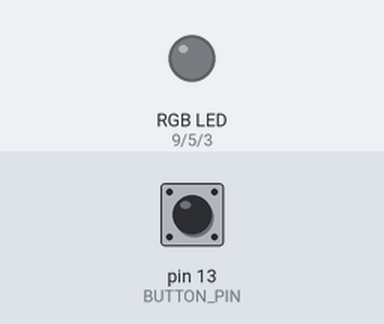
The sketch below on a simulated Arduino Uno, built with avr-gcc and run on an emulated ATmega328P. On the bench: an RGB LED mixed from three pins (HIGH = lit). The inputs (shaded band) are chosen by the test bench; at power-on: pin 13 (BUTTON_PIN) HIGH. Dim RGB values are drawn brighter than linear.

Above: at 1.2 s.
1.3 s: pin 13 (BUTTON_PIN) pulled LOW for 1 s
At 3.63 s:
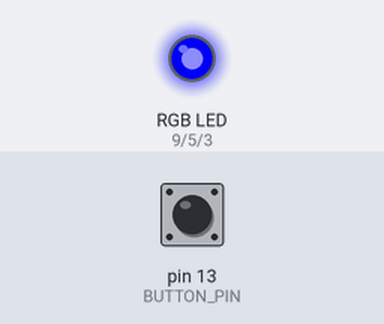
4.5 s: pin 13 (BUTTON_PIN) pulled LOW for 3.2 s
At 5.25 s:
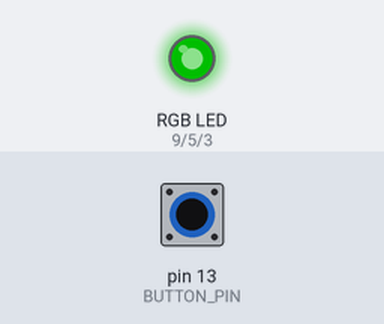
9.2 s: pin 13 (BUTTON_PIN) pulled LOW for 1 s
At 10.52 s:
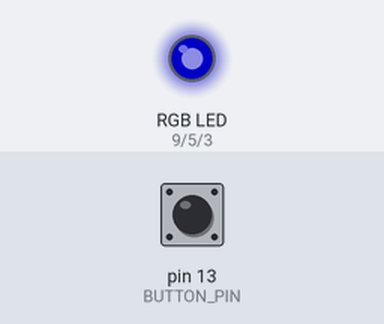
Timing chart, 0 to 25.2 s (numbered marks = the images above; inputs shaded):
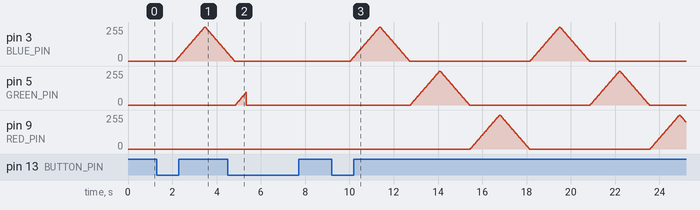

Measured:
- after the input at 1.3 s, pin 3 (BLUE_PIN): rises from 0/255 to 255/255 in 1.3 s, then falls to 60/255 in 1.0 s
- after the input at 4.5 s, pin 9 (RED_PIN): stays 0/255 (without the input it goes to 5/255 after 3.1 s)
- by itself, pin 5 (GREEN_PIN): rises from 0/255 to 95/255 in 0.47 s, then falls to 0/255 in 0.02 s

The sketch:

exp1-2-2.ino
```cpp
#include <OneButton.h>
#define BLUE_PIN 3
#define GREEN_PIN 5
#define RED_PIN 9
#define BUTTON_PIN 13
OneButton button(BUTTON_PIN, true, true);
bool state=false;
unsigned long record=0;
unsigned int sequence=0;
long int light=0;
unsigned int duration=25;
int breath_direction=1;

void change(){
  state=!state;
  sequence=0;
  breath_direction=1;
  light=0;
}

void breathinglight(){
  if(millis()-record>duration){
    record=millis();
    light+=breath_direction*5;
    if(light>255){
      breath_direction=-1;
      light=255;
    }
    else if(light<0){
      breath_direction=1;
      light=0;
      sequence+=1;
    }
    if(sequence%3==0) analogWrite(BLUE_PIN, light);
    else if(sequence%3==1) analogWrite(GREEN_PIN, light);
    else analogWrite(RED_PIN, light);
  }
}

void setup() {
  pinMode(BLUE_PIN, OUTPUT);
  pinMode(GREEN_PIN, OUTPUT);
  pinMode(RED_PIN, OUTPUT);
  analogWrite(BLUE_PIN, 0);
  analogWrite(GREEN_PIN, 0);
  analogWrite(RED_PIN, 0);
  button.attachLongPressStart(change);
}

void loop() {
  button.tick();
  if(state) breathinglight();
  else{
    analogWrite(BLUE_PIN, 0);
    analogWrite(GREEN_PIN, 0);
    analogWrite(RED_PIN, 0);
  }
}
```
